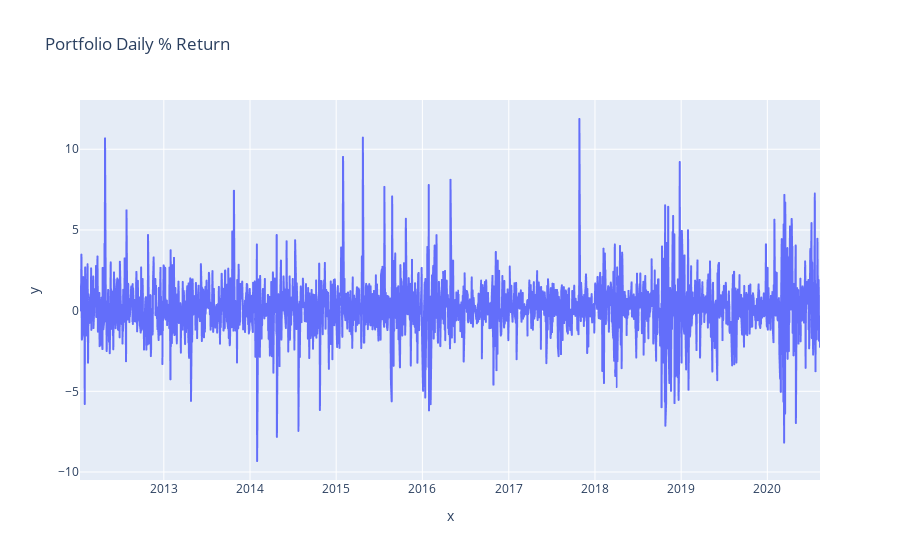

The notebook cell this image was saved under:
### Code cell
#plot the daily return

fig = px.line(x = portfolio_df['Date'],y = portfolio_df['Daily return'],title = 'Portfolio Daily % Return')
fig.show()

### Figure 1 — Plotly figure (JSON) as saved in the notebook; plotly's stock layout.template omitted (floating-point values rounded to 4 significant figures; data arrays with more than 128 entries replaced by an {"elided": "..."} marker saying what was removed)
{"data": [{"hovertemplate": "x=%{x}<br>y=%{y}<extra></extra>", "legendgroup": "", "line": {"color": "#636efa", "dash": "solid"}, "mode": "lines", "name": "", "showlegend": false, "type": "scattergl", "x": {"elided": "2159 str values"}, "xaxis": "x", "y": {"elided": "2159 float values"}, "yaxis": "y"}], "layout": {"legend": {"tracegroupgap": 0}, "title": {"text": "Portfolio Daily % Return"}, "xaxis": {"anchor": "y", "domain": [0, 1], "title": {"text": "x"}}, "yaxis": {"anchor": "x", "domain": [0, 1], "title": {"text": "y"}}}}
